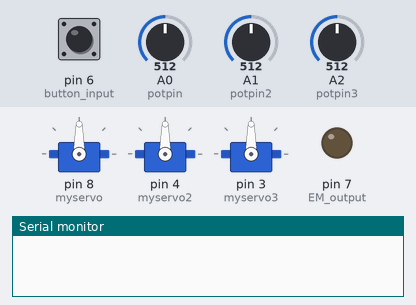
Recording of a sketch running on a simulated Arduino Uno, built with avr-gcc and run on an emulated ATmega328P. Parts: 3 × servo, output pins drawn as LEDs (lit = HIGH), the last lines printed to the serial monitor. Dashed ring = blinking. The inputs (shaded band) are chosen by the test bench; at power-on: pin 6 (button_input) LOW, A0 (potpin) = 512, A1 (potpin2) = 512, A2 (potpin3) = 512.

Above: at 1.2 s.
1.3 s: pin 6 (button_input) pulled HIGH for 1 s
At 1.49 s:
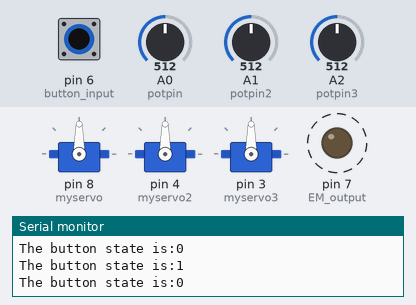
3.8 s: A0 (potpin) set to 716
At 5.0 s:
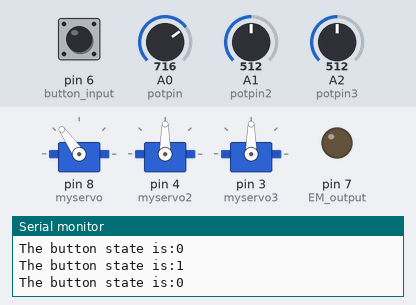
5.3 s: A1 (potpin2) set to 716
At 5.8 s:
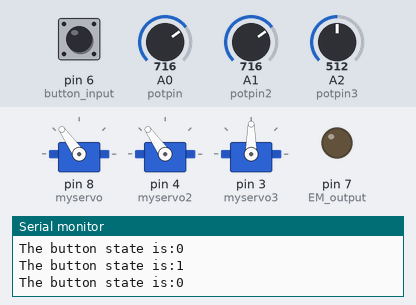
6.8 s: A2 (potpin3) set to 716
At 7.3 s:
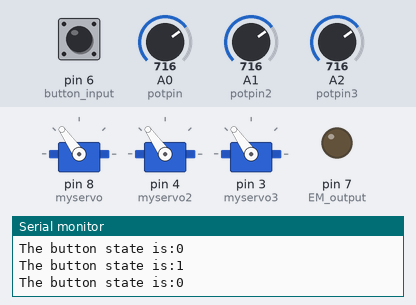
8.3 s: pin 6 (button_input) pulled HIGH for 0.15 s
At 9.3 s:
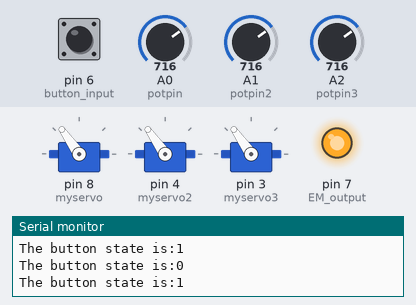
9.9 s: A0 (potpin) set to 900
At 10.8 s:
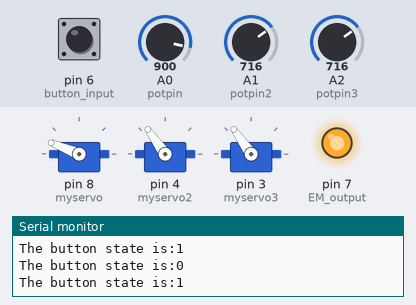
Timing chart, 0 to 12.4 s (numbered marks = the images above; inputs shaded):
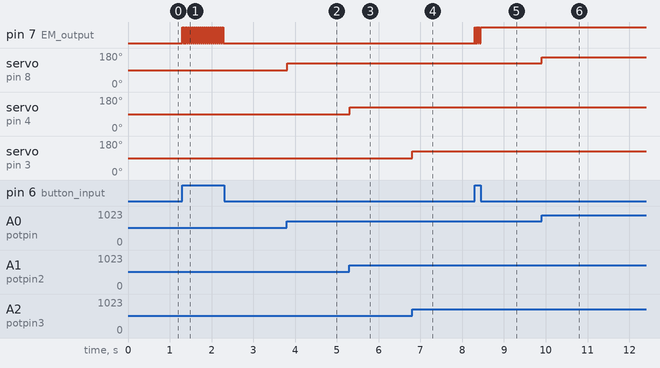

The sketch:

Robotics_Programme.ino
```cpp
#include <Servo.h>


Servo myservo;
Servo myservo2;
Servo myservo3;

int potpin = A0;
int val;

int potpin2 = A1;
int val2;

int potpin3 = A2;
int val3;

int button_input = 6;
int EM_output = 7;
int state = 0;
bool EM_POWER = false;


void setup() {
  Serial.begin(9600);
  myservo.attach(8);
  myservo2.attach(4);
  myservo3.attach(3);
  pinMode(8, OUTPUT);
  pinMode(4, OUTPUT);
  pinMode(3, OUTPUT);
  pinMode(button_input, INPUT);
  pinMode(EM_output, OUTPUT);
}

void loop() {

  if (digitalRead(button_input) == HIGH) {
    EM_POWER = !EM_POWER;
    digitalWrite(EM_output, EM_POWER);
    Serial.print("The button state is:");
Serial.println(EM_POWER);
  }


  delay(15);  // waits for the servo to get there


  val = analogRead(potpin);
  val = map(val, 0, 1023, 0, 180);
  myservo.write(val);

  val2 = analogRead(potpin2);
  val2 = map(val2, 0, 1023, 0, 180);
  myservo2.write(val2);

  val3 = analogRead(potpin3);
  val3 = map(val3, 0, 1023, 0, 180);
  myservo3.write(val3);


}
```

Measured:
- after the input at 1.3 s, pin 7 (EM_output): alternates HIGH for 0.02 s and LOW for 0.02 s, 44 changes in all, then stays LOW, starting at once
- after the input at 3.8 s, servo on pin 8 (myservo): 90° → 125° at once
- after the input at 5.3 s, servo on pin 4 (myservo2): 90° → 125° at once
- after the input at 6.8 s, servo on pin 3 (myservo3): 90° → 125° at once
- after the input at 8.3 s, pin 7 (EM_output): alternates HIGH for 0.02 s and LOW for 0.02 s, 9 changes in all, then stays HIGH, starting at once
- after the input at 9.9 s, servo on pin 8 (myservo): 125° → 158° at once
